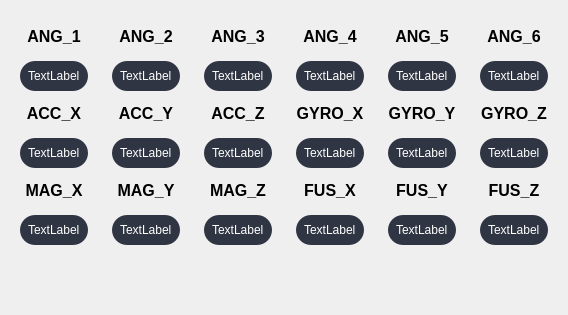
      <widget class="QWidget" name="valuesPage">
       <layout class="QHBoxLayout" name="horizontalLayout_3">
        <item>
         <widget class="QWidget" name="ver1" native="true">
          <layout class="QVBoxLayout" name="verticalLayout_6">
           <item>
            <widget class="QLabel" name="angLabel1">
             <property name="styleSheet">
              <string notr="true">color: black;
font-weight: bold;
font-size: 12pt;
min-height: 30px;
margin-bottom: 5px;</string>
             </property>
             <property name="text">
              <string>ANG_1</string>
             </property>
             <property name="alignment">
              <set>Qt::AlignmentFlag::AlignBottom|Qt::AlignmentFlag::AlignHCenter</set>
             </property>
            </widget>
           </item>
           <item>
            <widget class="QLabel" name="angVal1">
             <property name="styleSheet">
              <string notr="true">background-color: #2F3542;
color: white;
border: none;
border-radius: 15px;
padding: 5px;
min-width: 30px;
min-height: 20px;
max-height: 20px;
qproperty-alignment: AlignCenter;</string>
             </property>
             <property name="text">
              <string>TextLabel</string>
             </property>
            </widget>
           </item>
           <item>
            <widget class="QLabel" name="accelLabelX">
             <property name="styleSheet">
              <string notr="true">color: black;
font-weight: bold;
font-size: 12pt;
min-height: 30px;
margin-bottom: 5px;</string>
             </property>
             <property name="text">
              <string>ACC_X</string>
             </property>
             <property name="alignment">
              <set>Qt::AlignmentFlag::AlignBottom|Qt::AlignmentFlag::AlignHCenter</set>
             </property>
            </widget>
           </item>
           <item>
            <widget class="QLabel" name="accValX">
             <property name="styleSheet">
              <string notr="true">background-color: #2F3542;
color: white;
border: none;
border-radius: 15px;
padding: 5px;
min-width: 30px;
min-height: 20px;
max-height: 20px;
qproperty-alignment: AlignCenter;</string>
             </property>
             <property name="text">
              <string>TextLabel</string>
             </property>
            </widget>
           </item>
           <item>
            <widget class="QLabel" name="magLabelX">
             <property name="styleSheet">
              <string notr="true">color: black;
font-weight: bold;
font-size: 12pt;
min-height: 30px;
margin-bottom: 5px;</string>
             </property>
             <property name="text">
              <string>MAG_X</string>
             </property>
             <property name="alignment">
              <set>Qt::AlignmentFlag::AlignBottom|Qt::AlignmentFlag::AlignHCenter</set>
             </property>
            </widget>
           </item>
           <item>
            <widget class="QLabel" name="magValX">
             <property name="styleSheet">
              <string notr="true">background-color: #2F3542;
color: white;
border: none;
border-radius: 15px;
padding: 5px;
min-width: 30px;
min-height: 20px;
max-height: 20px;
qproperty-alignment: AlignCenter;</string>
             </property>
             <property name="text">
              <string>TextLabel</string>
             </property>
            </widget>
           </item>
           <item>
            <spacer name="verticalSpacer">
             <property name="orientation">
              <enum>Qt::Orientation::Vertical</enum>
             </property>
             <property name="sizeType">
              <enum>QSizePolicy::Policy::Fixed</enum>
             </property>
             <property name="sizeHint" stdset="0">
              <size>
               <width>20</width>
               <height>50</height>
              </size>
             </property>
            </spacer>
           </item>
          </layout>
         </widget>
        </item>
        <item>
         <widget class="QWidget" name="ver2" native="true">
          <layout class="QVBoxLayout" name="verticalLayout_11">
           <item>
            <widget class="QLabel" name="angLabel2">
             <property name="styleSheet">
              <string notr="true">color: black;
font-weight: bold;
font-size: 12pt;
min-height: 30px;
margin-bottom: 5px;</string>
             </property>
             <property name="text">
              <string>ANG_2</string>
             </property>
             <property name="alignment">
              <set>Qt::AlignmentFlag::AlignBottom|Qt::AlignmentFlag::AlignHCenter</set>
             </property>
            </widget>
           </item>
           <item>
            <widget class="QLabel" name="angVal2">
             <property name="styleSheet">
              <string notr="true">background-color: #2F3542;
color: white;
border: none;
border-radius: 15px;
padding: 5px;
min-width: 30px;
min-height: 20px;
max-height: 20px;
qproperty-alignment: AlignCenter;</string>
             </property>
             <property name="text">
              <string>TextLabel</string>
             </property>
            </widget>
           </item>
           <item>
            <widget class="QLabel" name="accelLabelY">
             <property name="styleSheet">
              <string notr="true">color: black;
font-weight: bold;
font-size: 12pt;
min-height: 30px;
margin-bottom: 5px;</string>
             </property>
             <property name="text">
              <string>ACC_Y</string>
             </property>
             <property name="alignment">
              <set>Qt::AlignmentFlag::AlignBottom|Qt::AlignmentFlag::AlignHCenter</set>
             </property>
            </widget>
           </item>
           <item>
            <widget class="QLabel" name="accValY">
             <property name="styleSheet">
              <string notr="true">background-color: #2F3542;
color: white;
border: none;
border-radius: 15px;
padding: 5px;
min-width: 30px;
min-height: 20px;
max-height: 20px;
qproperty-alignment: AlignCenter;</string>
             </property>
             <property name="text">
              <string>TextLabel</string>
             </property>
            </widget>
           </item>
           <item>
            <widget class="QLabel" name="magLabelY">
             <property name="styleSheet">
              <string notr="true">color: black;
font-weight: bold;
font-size: 12pt;
min-height: 30px;
margin-bottom: 5px;</string>
             </property>
             <property name="text">
              <string>MAG_Y</string>
             </property>
             <property name="alignment">
              <set>Qt::AlignmentFlag::AlignBottom|Qt::AlignmentFlag::AlignHCenter</set>
             </property>
            </widget>
           </item>
           <item>
            <widget class="QLabel" name="magValY">
             <property name="styleSheet">
              <string notr="true">background-color: #2F3542;
color: white;
border: none;
border-radius: 15px;
padding: 5px;
min-width: 30px;
min-height: 20px;
max-height: 20px;
qproperty-alignment: AlignCenter;</string>
             </property>
             <property name="text">
              <string>TextLabel</string>
             </property>
            </widget>
           </item>
           <item>
            <spacer name="verticalSpacer_2">
             <property name="orientation">
              <enum>Qt::Orientation::Vertical</enum>
             </property>
             <property name="sizeType">
              <enum>QSizePolicy::Policy::Fixed</enum>
             </property>
             <property name="sizeHint" stdset="0">
              <size>
               <width>20</width>
               <height>50</height>
              </size>
             </property>
            </spacer>
           </item>
          </layout>
         </widget>
        </item>
        <item>
         <widget class="QWidget" name="ver3" native="true">
          <layout class="QVBoxLayout" name="verticalLayout_10">
           <item>
            <widget class="QLabel" name="angLabel3">
             <property name="styleSheet">
              <string notr="true">color: black;
font-weight: bold;
font-size: 12pt;
min-height: 30px;
margin-bottom: 5px;</string>
             </property>
             <property name="text">
              <string>ANG_3</string>
             </property>
             <property name="alignment">
              <set>Qt::AlignmentFlag::AlignBottom|Qt::AlignmentFlag::AlignHCenter</set>
             </property>
            </widget>
           </item>
           <item>
            <widget class="QLabel" name="angVal3">
             <property name="styleSheet">
              <string notr="true">background-color: #2F3542;
color: white;
border: none;
border-radius: 15px;
padding: 5px;
min-width: 30px;
min-height: 20px;
max-height: 20px;
qproperty-alignment: AlignCenter;</string>
             </property>
             <property name="text">
              <string>TextLabel</string>
             </property>
            </widget>
           </item>
           <item>
            <widget class="QLabel" name="accelLabelZ">
             <property name="styleSheet">
              <string notr="true">color: black;
font-weight: bold;
font-size: 12pt;
min-height: 30px;
margin-bottom: 5px;</string>
             </property>
             <property name="text">
              <string>ACC_Z</string>
             </property>
             <property name="alignment">
              <set>Qt::AlignmentFlag::AlignBottom|Qt::AlignmentFlag::AlignHCenter</set>
             </property>
            </widget>
           </item>
           <item>
            <widget class="QLabel" name="accValZ">
             <property name="styleSheet">
              <string notr="true">background-color: #2F3542;
color: white;
border: none;
border-radius: 15px;
padding: 5px;
min-width: 30px;
min-height: 20px;
max-height: 20px;
qproperty-alignment: AlignCenter;</string>
             </property>
             <property name="text">
              <string>TextLabel</string>
             </property>
            </widget>
           </item>
           <item>
            <widget class="QLabel" name="magLabelZ">
             <property name="styleSheet">
              <string notr="true">color: black;
font-weight: bold;
font-size: 12pt;
min-height: 30px;
margin-bottom: 5px;</string>
             </property>
             <property name="text">
              <string>MAG_Z</string>
             </property>
             <property name="alignment">
              <set>Qt::AlignmentFlag::AlignBottom|Qt::AlignmentFlag::AlignHCenter</set>
             </property>
            </widget>
           </item>
           <item>
            <widget class="QLabel" name="magValZ">
             <property name="styleSheet">
              <string notr="true">background-color: #2F3542;
color: white;
border: none;
border-radius: 15px;
padding: 5px;
min-width: 30px;
min-height: 20px;
max-height: 20px;
qproperty-alignment: AlignCenter;</string>
             </property>
             <property name="text">
              <string>TextLabel</string>
             </property>
            </widget>
           </item>
           <item>
            <spacer name="verticalSpacer_3">
             <property name="orientation">
              <enum>Qt::Orientation::Vertical</enum>
             </property>
             <property name="sizeType">
              <enum>QSizePolicy::Policy::Fixed</enum>
             </property>
             <property name="sizeHint" stdset="0">
              <size>
               <width>20</width>
               <height>50</height>
              </size>
             </property>
            </spacer>
           </item>
          </layout>
         </widget>
        </item>
        <item>
         <widget class="QWidget" name="ver4" native="true">
          <layout class="QVBoxLayout" name="verticalLayout_9">
           <item>
            <widget class="QLabel" name="angLabel4">
             <property name="styleSheet">
              <string notr="true">color: black;
font-weight: bold;
font-size: 12pt;
min-height: 30px;
margin-bottom: 5px;</string>
             </property>
             <property name="text">
              <string>ANG_4</string>
             </property>
             <property name="alignment">
              <set>Qt::AlignmentFlag::AlignBottom|Qt::AlignmentFlag::AlignHCenter</set>
             </property>
            </widget>
           </item>
           <item>
            <widget class="QLabel" name="angVal4">
             <property name="styleSheet">
              <string notr="true">background-color: #2F3542;
color: white;
border: none;
border-radius: 15px;
padding: 5px;
min-width: 30px;
min-height: 20px;
max-height: 20px;
qproperty-alignment: AlignCenter;</string>
             </property>
             <property name="text">
              <string>TextLabel</string>
             </property>
            </widget>
           </item>
           <item>
            <widget class="QLabel" name="gyroLabelX">
             <property name="styleSheet">
              <string notr="true">color: black;
font-weight: bold;
font-size: 12pt;
min-height: 30px;
margin-bottom: 5px;</string>
             </property>
             <property name="text">
              <string>GYRO_X</string>
             </property>
             <property name="alignment">
              <set>Qt::AlignmentFlag::AlignBottom|Qt::AlignmentFlag::AlignHCenter</set>
             </property>
            </widget>
           </item>
           <item>
            <widget class="QLabel" name="gyroValX">
             <property name="styleSheet">
              <string notr="true">background-color: #2F3542;
color: white;
border: none;
border-radius: 15px;
padding: 5px;
min-width: 30px;
min-height: 20px;
max-height: 20px;
qproperty-alignment: AlignCenter;</string>
             </property>
             <property name="text">
              <string>TextLabel</string>
             </property>
            </widget>
           </item>
           <item>
            <widget class="QLabel" name="fusLabelX">
             <property name="styleSheet">
              <string notr="true">color: black;
font-weight: bold;
font-size: 12pt;
min-height: 30px;
margin-bottom: 5px;</string>
             </property>
             <property name="text">
              <string>FUS_X</string>
             </property>
             <property name="alignment">
              <set>Qt::AlignmentFlag::AlignBottom|Qt::AlignmentFlag::AlignHCenter</set>
             </property>
            </widget>
           </item>
           <item>
            <widget class="QLabel" name="fusValX">
             <property name="styleSheet">
              <string notr="true">background-color: #2F3542;
color: white;
border: none;
border-radius: 15px;
padding: 5px;
min-width: 30px;
min-height: 20px;
max-height: 20px;
qproperty-alignment: AlignCenter;</string>
             </property>
             <property name="text">
              <string>TextLabel</string>
             </property>
            </widget>
           </item>
           <item>
            <spacer name="verticalSpacer_4">
             <property name="orientation">
              <enum>Qt::Orientation::Vertical</enum>
             </property>
             <property name="sizeType">
              <enum>QSizePolicy::Policy::Fixed</enum>
             </property>
             <property name="sizeHint" stdset="0">
              <size>
               <width>20</width>
               <height>50</height>
              </size>
             </property>
            </spacer>
           </item>
          </layout>
         </widget>
        </item>
        <item>
         <widget class="QWidget" name="ver5" native="true">
          <layout class="QVBoxLayout" name="verticalLayout_8">
           <item>
            <widget class="QLabel" name="angLabel5">
             <property name="styleSheet">
              <string notr="true">color: black;
font-weight: bold;
font-size: 12pt;
min-height: 30px;
margin-bottom: 5px;</string>
             </property>
             <property name="text">
              <string>ANG_5</string>
             </property>
             <property name="alignment">
              <set>Qt::AlignmentFlag::AlignBottom|Qt::AlignmentFlag::AlignHCenter</set>
             </property>
            </widget>
           </item>
           <item>
            <widget class="QLabel" name="angVal5">
             <property name="styleSheet">
              <string notr="true">background-color: #2F3542;
color: white;
border: none;
border-radius: 15px;
padding: 5px;
min-width: 30px;
min-height: 20px;
max-height: 20px;
qproperty-alignment: AlignCenter;</string>
             </property>
             <property name="text">
              <string>TextLabel</string>
             </property>
            </widget>
           </item>
           <item>
            <widget class="QLabel" name="gyroLabelY">
             <property name="styleSheet">
              <string notr="true">color: black;
font-weight: bold;
font-size: 12pt;
min-height: 30px;
margin-bottom: 5px;</string>
             </property>
             <property name="text">
              <string>GYRO_Y</string>
             </property>
             <property name="alignment">
              <set>Qt::AlignmentFlag::AlignBottom|Qt::AlignmentFlag::AlignHCenter</set>
             </property>
            </widget>
           </item>
           <item>
            <widget class="QLabel" name="gyroValY">
             <property name="styleSheet">
              <string notr="true">background-color: #2F3542;
color: white;
border: none;
border-radius: 15px;
padding: 5px;
min-width: 30px;
min-height: 20px;
max-height: 20px;
qproperty-alignment: AlignCenter;</string>
             </property>
             <property name="text">
              <string>TextLabel</string>
             </property>
            </widget>
           </item>
           <item>
            <widget class="QLabel" name="fusLabelY">
             <property name="styleSheet">
              <string notr="true">color: black;
font-weight: bold;
font-size: 12pt;
min-height: 30px;
margin-bottom: 5px;</string>
             </property>
             <property name="text">
              <string>FUS_Y</string>
             </property>
             <property name="alignment">
              <set>Qt::AlignmentFlag::AlignBottom|Qt::AlignmentFlag::AlignHCenter</set>
             </property>
            </widget>
           </item>
           <item>
            <widget class="QLabel" name="fusValY">
             <property name="styleSheet">
              <string notr="true">background-color: #2F3542;
color: white;
border: none;
border-radius: 15px;
padding: 5px;
min-width: 30px;
min-height: 20px;
max-height: 20px;
qproperty-alignment: AlignCenter;</string>
             </property>
             <property name="text">
              <string>TextLabel</string>
             </property>
            </widget>
           </item>
           <item>
            <spacer name="verticalSpacer_5">
             <property name="orientation">
              <enum>Qt::Orientation::Vertical</enum>
             </property>
             <property name="sizeType">
              <enum>QSizePolicy::Policy::Fixed</enum>
             </property>
             <property name="sizeHint" stdset="0">
              <size>
               <width>20</width>
               <height>50</height>
              </size>
             </property>
            </spacer>
           </item>
          </layout>
         </widget>
        </item>
        <item>
         <widget class="QWidget" name="ver6" native="true">
          <layout class="QVBoxLayout" name="verticalLayout_7">
           <item>
            <widget class="QLabel" name="angLabel6">
             <property name="styleSheet">
              <string notr="true">color: black;
font-weight: bold;
font-size: 12pt;
min-height: 30px;
margin-bottom: 5px;</string>
             </property>
             <property name="text">
              <string>ANG_6</string>
             </property>
             <property name="alignment">
              <set>Qt::AlignmentFlag::AlignBottom|Qt::AlignmentFlag::AlignHCenter</set>
             </property>
            </widget>
           </item>
           <item>
            <widget class="QLabel" name="angVal6">
             <property name="styleSheet">
              <string notr="true">background-color: #2F3542;
color: white;
border: none;
border-radius: 15px;
padding: 5px;
min-width: 30px;
min-height: 20px;
max-height: 20px;
qproperty-alignment: AlignCenter;</string>
             </property>
             <property name="text">
              <string>TextLabel</string>
             </property>
            </widget>
           </item>
           <item>
            <widget class="QLabel" name="gyroLabelZ">
             <property name="styleSheet">
              <string notr="true">color: black;
font-weight: bold;
font-size: 12pt;
min-height: 30px;
margin-bottom: 5px;</string>
             </property>
             <property name="text">
              <string>GYRO_Z</string>
             </property>
             <property name="alignment">
              <set>Qt::AlignmentFlag::AlignBottom|Qt::AlignmentFlag::AlignHCenter</set>
             </property>
            </widget>
           </item>
           <item>
            <widget class="QLabel" name="gyroValZ">
             <property name="styleSheet">
              <string notr="true">background-color: #2F3542;
color: white;
border: none;
border-radius: 15px;
padding: 5px;
min-width: 30px;
min-height: 20px;
max-height: 20px;
qproperty-alignment: AlignCenter;</string>
             </property>
             <property name="text">
              <string>TextLabel</string>
             </property>
            </widget>
           </item>
           <item>
            <widget class="QLabel" name="fusLabelZ">
             <property name="styleSheet">
              <string notr="true">color: black;
font-weight: bold;
font-size: 12pt;
min-height: 30px;
margin-bottom: 5px;</string>
             </property>
             <property name="text">
              <string>FUS_Z</string>
             </property>
             <property name="alignment">
              <set>Qt::AlignmentFlag::AlignBottom|Qt::AlignmentFlag::AlignHCenter</set>
             </property>
            </widget>
           </item>
           <item>
            <widget class="QLabel" name="fusValZ">
             <property name="styleSheet">
              <string notr="true">background-color: #2F3542;
color: white;
border: none;
border-radius: 15px;
padding: 5px;
min-width: 30px;
min-height: 20px;
max-height: 20px;
qproperty-alignment: AlignCenter;</string>
             </property>
             <property name="text">
              <string>TextLabel</string>
             </property>
            </widget>
           </item>
           <item>
            <spacer name="verticalSpacer_6">
             <property name="orientation">
              <enum>Qt::Orientation::Vertical</enum>
             </property>
             <property name="sizeType">
              <enum>QSizePolicy::Policy::Fixed</enum>
             </property>
             <property name="sizeHint" stdset="0">
              <size>
               <width>20</width>
               <height>50</height>
              </size>
             </property>
            </spacer>
           </item>
          </layout>
         </widget>
        </item>
       </layout>
      </widget>
